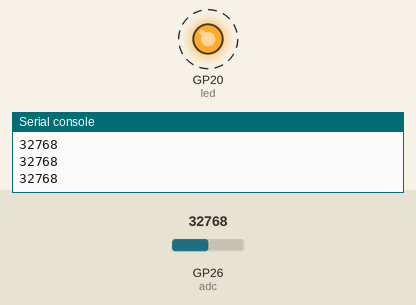
This program was run on a simulated Raspberry Pi Pico running MicroPython. On the bench: output pins drawn as LEDs (lit = HIGH), the last lines printed to the serial console. Dashed ring = blinking. Inputs (shaded band) come from the test bench; at power-on: GP26 (adc) = 32768 (analog values on the 0–65535 scale).

Above: at 1.2 s.
1.3 s: GP26 (adc) set to 19660
At 1.49 s:
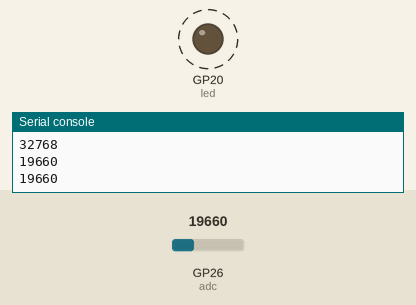
4.3 s: GP26 (adc) set to 7864
At 4.78 s:
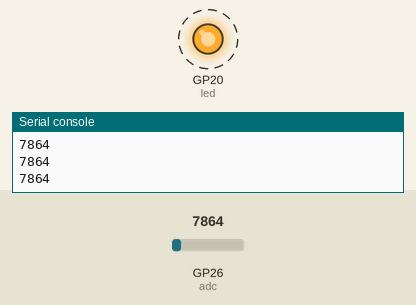
Timing chart, 0 to 13.3 s (numbered marks = the images above; inputs shaded):
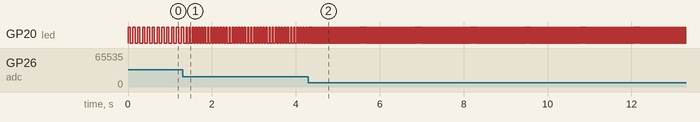

The program:

main.py
```python
from machine import ADC, PWM, Pin
import time

led = Pin(20, Pin.OUT)
adc = ADC(Pin(26))


def pulse(pin, high_time, low_time):
    """
    Geef een puls op de pin:
    Maak de pin pin_nr hoog, wacht high_time,
    maak de pin laag, en wacht nog low_time
    """
    pin.high()
    time.sleep(high_time)
    pin.low()
    time.sleep(low_time)


while True:
    adc_value = adc.read_u16()
    print(adc_value)
    pulse(led,adc_value / 600000, adc_value / 650000)
    time.sleep(0.01)
```

Measured:
- after the input at 1.3 s, GP20 (led): alternates HIGH for 0.03 s and LOW for 0.04 s, starting after 0.16 s
- after the input at 4.3 s, GP20 (led): alternates HIGH for 0.01 s and LOW for 0.02 s, starting after 0.05 s
- by itself, GP20 (led): alternates HIGH for 0.05 s and LOW for 0.06 s
